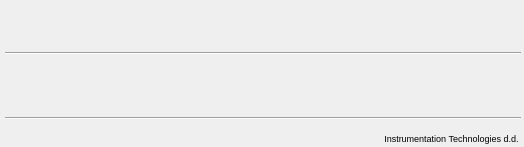
<?xml version="1.0" encoding="UTF-8"?>
<ui version="4.0">
 <class>MainWindow</class>
 <widget class="QMainWindow" name="MainWindow">
  <property name="geometry">
   <rect>
    <x>0</x>
    <y>0</y>
    <width>524</width>
    <height>147</height>
   </rect>
  </property>
  <property name="windowTitle">
   <string extracomment="Libera">Libera Hadron: $(DEVICE)</string>
  </property>
  <property name="accessibleName">
   <string>Libera Hadron</string>
  </property>
  <property name="accessibleDescription">
   <string/>
  </property>
  <property name="styleSheet">
   <string notr="true"/>
  </property>
  <property name="unifiedTitleAndToolBarOnMac">
   <bool>true</bool>
  </property>
  <widget class="QWidget" name="centralwidget">
   <widget class="caRelatedDisplay" name="carelateddisplay">
    <property name="geometry">
     <rect>
      <x>340</x>
      <y>65</y>
      <width>180</width>
      <height>42</height>
     </rect>
    </property>
    <property name="font">
     <font>
      <family>FreeSans</family>
      <pointsize>10</pointsize>
      <kerning>true</kerning>
     </font>
    </property>
    <property name="background">
     <color>
      <red>255</red>
      <green>150</green>
      <blue>0</blue>
     </color>
    </property>
    <property name="labels">
     <string notr="true">bpm #3;bpm #4</string>
    </property>
    <property name="files">
     <string notr="true">main_bpm;main_bpm</string>
    </property>
    <property name="args">
     <string notr="true">BPM=$(DEVICE):bpm3;BPM=$(DEVICE):bpm4</string>
    </property>
   </widget>
   <widget class="caRelatedDisplay" name="evrx">
    <property name="geometry">
     <rect>
      <x>240</x>
      <y>85</y>
      <width>90</width>
      <height>21</height>
     </rect>
    </property>
    <property name="font">
     <font>
      <family>FreeSans</family>
      <kerning>false</kerning>
     </font>
    </property>
    <property name="background">
     <color>
      <red>97</red>
      <green>214</green>
      <blue>240</blue>
     </color>
    </property>
    <property name="labels">
     <string notr="true">evrx</string>
    </property>
    <property name="files">
     <string notr="true">evrx</string>
    </property>
    <property name="args">
     <string notr="true">DEVICE=$(DEVICE)</string>
    </property>
   </widget>
   <widget class="caRelatedDisplay" name="bpm1">
    <property name="geometry">
     <rect>
      <x>50</x>
      <y>65</y>
      <width>180</width>
      <height>42</height>
     </rect>
    </property>
    <property name="font">
     <font>
      <family>FreeSans</family>
      <pointsize>10</pointsize>
      <kerning>false</kerning>
     </font>
    </property>
    <property name="background">
     <color>
      <red>255</red>
      <green>150</green>
      <blue>0</blue>
     </color>
    </property>
    <property name="labels">
     <string notr="true">bpm #1;bpm #2</string>
    </property>
    <property name="files">
     <string notr="true">main_bpm;main_bpm</string>
    </property>
    <property name="args">
     <string notr="true">BPM=$(DEVICE):bpm1;BPM=$(DEVICE):bpm2;</string>
    </property>
   </widget>
   <widget class="caRelatedDisplay" name="fans_screen">
    <property name="geometry">
     <rect>
      <x>5</x>
      <y>65</y>
      <width>36</width>
      <height>42</height>
     </rect>
    </property>
    <property name="sizePolicy">
     <sizepolicy hsizetype="Preferred" vsizetype="Preferred">
      <horstretch>0</horstretch>
      <verstretch>0</verstretch>
     </sizepolicy>
    </property>
    <property name="font">
     <font>
      <family>FreeSans</family>
      <pointsize>10</pointsize>
      <kerning>false</kerning>
     </font>
    </property>
    <property name="styleSheet">
     <string notr="true"/>
    </property>
    <property name="background">
     <color>
      <red>225</red>
      <green>225</green>
      <blue>227</blue>
     </color>
    </property>
    <property name="labels">
     <string notr="true">fans</string>
    </property>
    <property name="files">
     <string notr="true">fans;</string>
    </property>
    <property name="args">
     <string notr="true">DEVICE=$(DEVICE)</string>
    </property>
   </widget>
   <widget class="Line" name="line_2">
    <property name="geometry">
     <rect>
      <x>5</x>
      <y>110</y>
      <width>516</width>
      <height>16</height>
     </rect>
    </property>
    <property name="orientation">
     <enum>Qt::Horizontal</enum>
    </property>
   </widget>
   <widget class="QLabel" name="label">
    <property name="geometry">
     <rect>
      <x>255</x>
      <y>130</y>
      <width>266</width>
      <height>16</height>
     </rect>
    </property>
    <property name="font">
     <font>
      <family>Arial</family>
      <pointsize>7</pointsize>
     </font>
    </property>
    <property name="text">
     <string>Instrumentation Technologies d.d. </string>
    </property>
    <property name="alignment">
     <set>Qt::AlignRight|Qt::AlignTrailing|Qt::AlignVCenter</set>
    </property>
   </widget>
   <widget class="caRelatedDisplay" name="carelateddisplay_2">
    <property name="geometry">
     <rect>
      <x>5</x>
      <y>10</y>
      <width>226</width>
      <height>21</height>
     </rect>
    </property>
    <property name="labels">
     <string notr="true">IOC info</string>
    </property>
    <property name="files">
     <string notr="true">main_info</string>
    </property>
    <property name="args">
     <string notr="true">DEVICE=$(DEVICE)</string>
    </property>
   </widget>
   <widget class="Line" name="line_3">
    <property name="geometry">
     <rect>
      <x>5</x>
      <y>45</y>
      <width>516</width>
      <height>16</height>
     </rect>
    </property>
    <property name="orientation">
     <enum>Qt::Horizontal</enum>
    </property>
   </widget>
   <widget class="caLed" name="caled">
    <property name="geometry">
     <rect>
      <x>490</x>
      <y>5</y>
      <width>30</width>
      <height>30</height>
     </rect>
    </property>
    <property name="channel" stdset="0">
     <string notr="true">$(DEVICE):sph:app-name</string>
    </property>
    <property name="falseColor">
     <color>
      <red>0</red>
      <green>0</green>
      <blue>0</blue>
     </color>
    </property>
    <property name="trueColor">
     <color>
      <red>255</red>
      <green>255</green>
      <blue>0</blue>
     </color>
    </property>
    <property name="undefinedColor">
     <color>
      <red>0</red>
      <green>255</green>
      <blue>0</blue>
     </color>
    </property>
    <property name="trueValue">
     <string>libera-hbpm1</string>
    </property>
    <property name="falseValue">
     <string>libera-hbpm</string>
    </property>
   </widget>
  </widget>
  <action name="actionADC_raw_data">
   <property name="text">
    <string>ADC raw data</string>
   </property>
  </action>
  <action name="actionTurn_by_turn_data">
   <property name="text">
    <string>Turn-by-turn data</string>
   </property>
  </action>
  <action name="actionSlow_acquisition_data">
   <property name="text">
    <string>Slow acquisition data</string>
   </property>
  </action>
 </widget>
 <customwidgets>
  <customwidget>
   <class>caRelatedDisplay</class>
   <extends>QWidget</extends>
   <header>caRelatedDisplay</header>
  </customwidget>
  <customwidget>
   <class>caLed</class>
   <extends>QWidget</extends>
   <header>caLed</header>
  </customwidget>
 </customwidgets>
 <resources>
  <include location="images/images.qrc"/>
 </resources>
 <connections/>
 <designerdata>
  <property name="gridDeltaX">
   <number>5</number>
  </property>
  <property name="gridDeltaY">
   <number>5</number>
  </property>
  <property name="gridSnapX">
   <bool>true</bool>
  </property>
  <property name="gridSnapY">
   <bool>true</bool>
  </property>
  <property name="gridVisible">
   <bool>true</bool>
  </property>
 </designerdata>
</ui>
